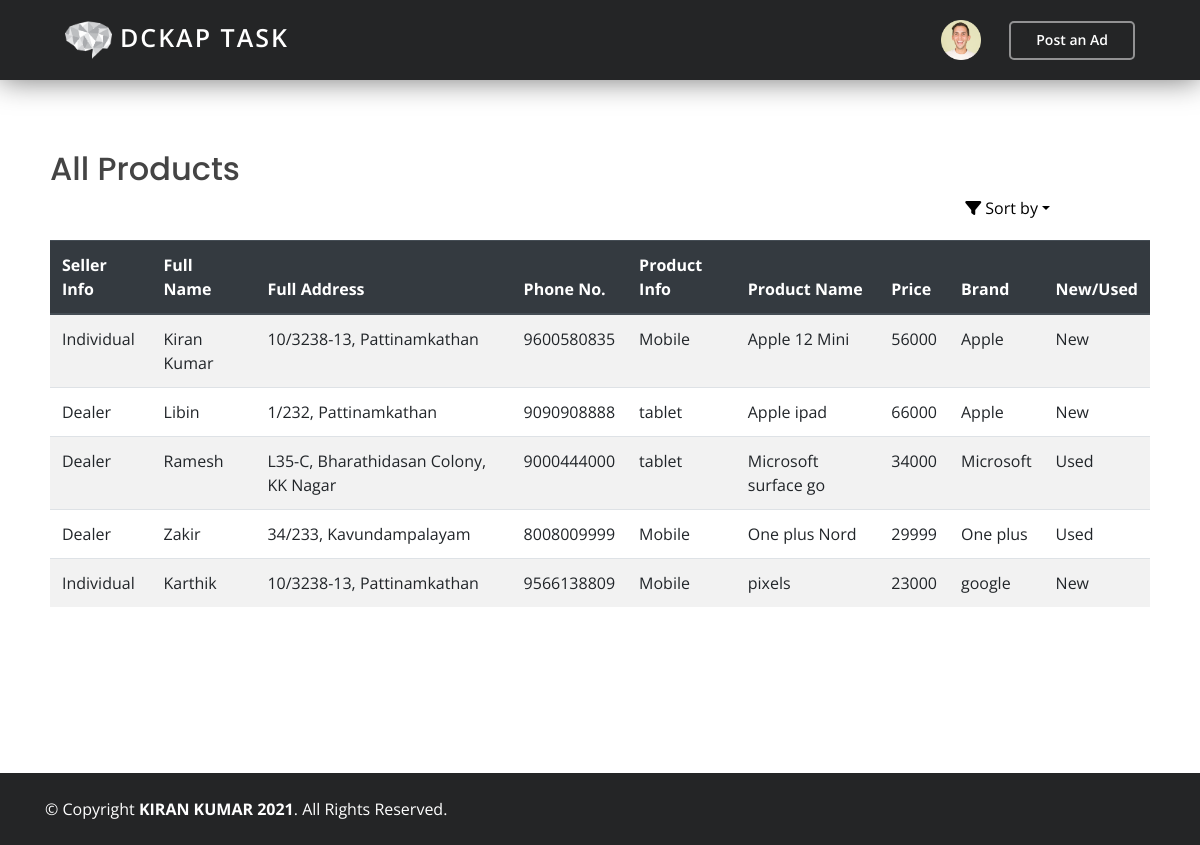
The page / on the database its author committed.
### tables this page shows
CREATE TABLE `ad_details` (
  `id` int(245) NOT NULL,
  `seller_info` varchar(249) NOT NULL,
  `seller_name` varchar(249) NOT NULL,
  `full_address` varchar(700) NOT NULL,
  `phone_no` varchar(30) NOT NULL,
  `product_info` varchar(249) NOT NULL,
  `product_name` varchar(249) NOT NULL,
  `price` int(100) NOT NULL,
  `brand` varchar(100) NOT NULL,
  `product_type` varchar(10) NOT NULL,
  `visible` tinyint(4) NOT NULL
);

### index.php (the view, shortened to what this page needs)
<?php
require_once("header.php");
include('dbconfig.php');
$columns = array('product_name','price');
$column = isset($_GET['column']) && in_array($_GET['column'], $columns) ? $_GET['column'] : $columns[0];
$sort_order = isset($_GET['order']) && strtolower($_GET['order']) == 'desc' ? 'DESC' : 'ASC';
if ($sresult = $con->query('SELECT * FROM ad_details ORDER BY ' .  $column . ' ' . $sort_order)) {
?>
<section class="main-body">
			<div class="hero_title">
                    <h2>All Products</h2>
                    <ul class="nav nav-sort">
                      <li class="dropdown ml-auto">
                        <a href="#" class="dropdown-toggle" data-toggle="dropdown" role="button" aria-expanded="false"><i class="fa fa-filter"></i> Sort by</a>
                      </li>
                    </ul>
                  </div>
			<table class="table table-striped">
			  <thead class="thead-dark">
			    <tr>
			      <th scope="col">Seller Info</th>
			      <th scope="col">Full Name</th>
			      <th scope="col">Full Address</th>
			      <th scope="col">Phone No.</th>
			      <th scope="col">Product Info</th>
			      <th scope="col">Product Name</th>
			      <th scope="col">Price</th>
			      <th scope="col">Brand</th>
			      <th scope="col">New/Used</th>
			    </tr>
			  </thead>
			  <tbody>
			  	      <?php
                 $selectquery = "SELECT * FROM ad_details";
                 $query = mysqli_query($con, $selectquery);
                 while ($result = mysqli_fetch_array($query)) {
                 while ($result = $sresult->fetch_assoc()){
                ?>
			    <tr>
			      <td><?php echo $result['seller_info']; ?></td>
			      <td><?php echo $result['seller_name']; ?></td>
			      <td><?php echo $result['full_address']; ?></td>
			      <td><?php echo $result['phone_no']; ?></td>
			      <td><?php echo $result['product_info']; ?></td>
			      <td><?php echo $result['product_name']; ?></td>
			      <td><?php echo $result['price']; ?></td>
			      <td><?php echo $result['brand']; ?></td>
			      <td><?php echo $result['product_type']; ?></td>
			    </tr>
			    <?php
                  }
              }
          ?>
			  </tbody>
			</table>
      <?php
}
else{
    $selectquery = "SELECT * FROM ad_details";
    $query = mysqli_query($con, $selectquery);
}
?>
</section>
<?php
require_once("footer.php");
?>

### header.php (shortened to what this page needs)
<!DOCTYPE html>
<html lang="en">
<head>
  <link rel="stylesheet" href="https://maxcdn.bootstrapcdn.com/bootstrap/4.5.2/css/bootstrap.min.css">
  <link href="assets/css/style.css" rel="stylesheet">
</head>
<body>
  <header id="header" class="fixed-top">
    <div class="container-fluid">
      <div class="row justify-content-center">
        <div class="col-xl-11 d-flex align-items-center">
           <a href="index.php" class="logo mr-auto" style="color: white; font-size: 25px; font-weight: 600;"><img src="assets/img/png/ddwlogo.png" alt="coderbed logo" class="img-fluid"> DCKAP Task</a>
       	   <nav class="nav-menu d-none d-lg-block">
            <ul>
            <li class="nav-item dropdown hidden-caret">
							<a class="dropdown-toggle profile-pic" data-toggle="dropdown" href="#" aria-expanded="false">
								<div class="avatar">
									<img style="max-height: 40px;" src="assets/img/oval-copy.png" alt="avatar" >
								</div>
							</a>
						</li>
            </ul>
          </nav>
          <a href="post.php" class="nav-btn ">Post an Ad</a>
        </div>
      </div>
    </div>
  </header>

### footer.php
<footer id="footer">
    <div class="container">
      <div class="copyright-wrap d-md-flex py-4">
        <div class="mr-md-auto text-center text-md-left">
          <div class="copyright">
            &copy; Copyright <strong><span>KIRAN KUMAR 2021</span></strong>. All Rights Reserved.
          </div>
        </div>
      </div>
    </div>
  </footer>
</body>
</html>

### assets/css/style.css (style rules this page uses)
body { font-family: "Open Sans", sans-serif; color: #444444; background-color: white; }
a { color: #5846f9; }
h1, h2, h3, h4, h5, h6 { font-family: "Poppins", sans-serif; }
#header { transition: all 0.5s; z-index: 997; padding: 10px 0; background-color: #242526; box-shadow: 0px 0px 30px rgba(0, 0, 0, 0.55); }
#header .logo { font-size: 32px; margin: 0; padding: 0; line-height: 1; font-weight: 400; letter-spacing: 2px; text-transform: uppercase; }
#header .logo img { max-height: 40px; }
.nav-menu ul { margin: 0; padding: 0; list-style: none; }
.nav-menu > ul { display: flex; }
.nav-menu > ul > li { position: relative; white-space: nowrap; padding: 10px 0 10px 24px; }
.nav-menu a { display: block; position: relative; color: rgba(255, 255, 255, 0.7); transition: 0.3s; font-size: 13px; font-weight: 600; padding: 0 3px; font-family: "Open Sans", sans-serif; }
.nav-btn { margin-left: 25px; color: #fff; border-radius: 5px; padding: 6px 25px 8px 25px; white-space: nowrap; transition: 0.3s; font-size: 14px; font-weight: 600; display: inline-block; border: 2px solid rgba(255, 255, 255, 0.5); }
.main-body { padding: 150px 50px; }
.hidden-caret .dropdown-toggle::after { display: none !important; }
.nav-sort { padding-bottom: 20px; padding-right: 100px; }
.nav-sort li>a { color: black; }
#footer { background-color: #242526; }
.copyright { color: white; }

### rows shown on the page
ad_details: seller_info "Individual", seller_name "Kiran Kumar", full_address "10/3238-13, Pattinamkathan", phone_no "9600580835", product_info "Mobile", product_name "Apple 12 Mini", price "56000", brand "Apple", product_type "New"
ad_details: seller_info "Dealer", seller_name "Libin", full_address "1/232, Pattinamkathan", phone_no "9090908888", product_info "tablet", product_name "Apple ipad", price "66000", brand "Apple", product_type "New"
ad_details: seller_info "Dealer", seller_name "Ramesh", full_address "L35-C, Bharathidasan Colony, KK Nagar", phone_no "9000444000", product_info "tablet", product_name "Microsoft surface go", price "34000", brand "Microsoft", product_type "Used"
ad_details: seller_info "Dealer", seller_name "Zakir", full_address "34/233, Kavundampalayam", phone_no "8008009999", product_info "Mobile", product_name "One plus Nord", price "29999", brand "One plus", product_type "Used"
ad_details: seller_info "Individual", seller_name "Karthik", full_address "10/3238-13, Pattinamkathan", phone_no "9566138809", product_info "Mobile", product_name "pixels", price "23000", brand "google", product_type "New"
